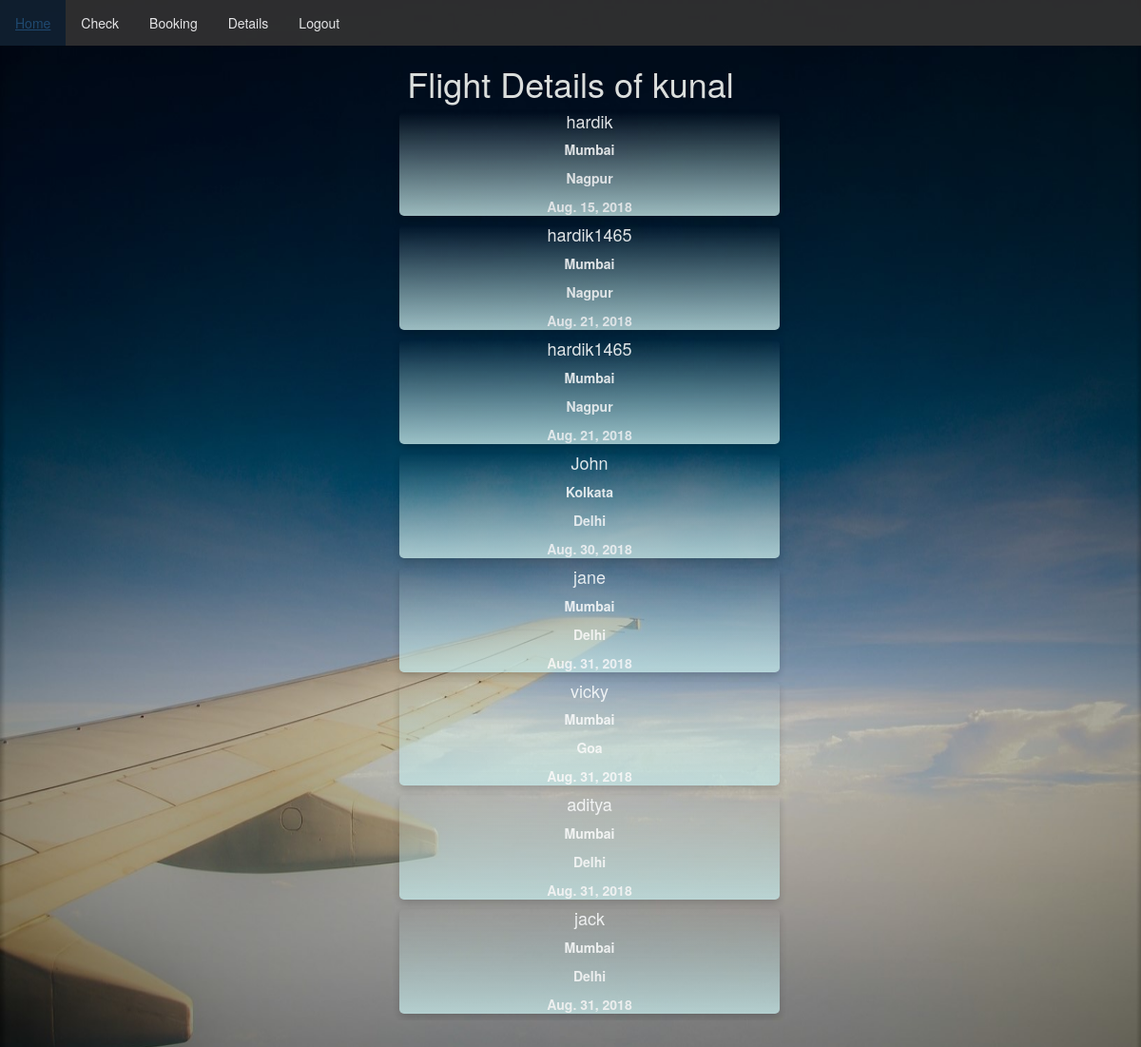
Screenshot of /accounts/details/ (signed in) with the database file from the repository.
### accounts/models.py (models this page shows)
class Book(models.Model):
    user = models.ForeignKey(User, on_delete=models.CASCADE, default=1)
    name = models.CharField(max_length = 30)
    source = models.CharField(max_length = 30)
    destination = models.CharField(max_length = 30)
    date = models.DateField(("Date"))
    tclass = models.CharField(max_length = 30)
    flight = models.CharField(max_length = 30)
    def __str__(self):
        return self.name

### accounts/views.py (the view)
# urls.py: path('details/',views.Detail,name='detail'),
def Detail(request):
    booking = []
    print(checkLogin(request))
    if checkLogin(request):
        user = User.objects.filter(id=request.user.id)
        print(user)
        if user is not None:
            booking = Book.objects.filter(user=user[0])
            print(booking)
    return render(request,'details.html', {'booking': booking})

### accounts/views.py (called while the page is built)
def checkLogin(request):
    if request.user.is_authenticated:
        return True
    else:
        return False

### accounts/templates/details.html (shortened to what this page needs)
{% load static%}
<html>
        <link rel="stylesheet" href="https://maxcdn.bootstrapcdn.com/bootstrap/3.3.7/css/bootstrap.min.css">
    <body class="container-fluid bg">
            <div class="rowNav">
                    <ul>
                        <li><a  href="/accounts/home">Home</a></li>
                        <li><a href="/accounts/check">Check</a></li>
                        <li><a href="/accounts/book">Booking</a></li>
                        <li><a href="/accounts/details">Details</a></li>
                        <li><a href="{% url 'logout' %}">Logout</a></li>
                    </ul>
            </div>
            <div class="row">
                <div class="col-sm-4"></div>
                <div class="col-sm-4"><h1 style="color: rgb(244, 247, 243);">Flight Details of {{user.username}}</h1>
                    {% for book in booking %}
                    <div class="card" style="width:400px">
                            <div class="card-body">
                              <h4 class="card-title"> {{book.name}}</h4>
                              <p class="card-text">{{book.source}}</p>
                              <p class="card-text">{{book.destination}}</p>
                              <p class="card-text">{{book.date}}</p>
                            </div>
                    </div>
                    {% endfor %}</div>
                <div class="col-sm-4"></div>
            </div>
    </body>
</html>

### rows the page displays
Book: name "hardik", source "Mumbai", destination "Nagpur", date "Aug. 15, 2018"
Book: name "hardik1465", source "Mumbai", destination "Nagpur", date "Aug. 21, 2018"
Book: name "hardik1465", source "Mumbai", destination "Nagpur", date "Aug. 21, 2018"
Book: name "John", source "Kolkata", destination "Delhi", date "Aug. 30, 2018"
Book: name "jane", source "Mumbai", destination "Delhi", date "Aug. 31, 2018"
Book: name "vicky", source "Mumbai", destination "Goa", date "Aug. 31, 2018"
Book: name "aditya", source "Mumbai", destination "Delhi", date "Aug. 31, 2018"
Book: name "jack", source "Mumbai", destination "Delhi", date "Aug. 31, 2018"

### other values shown
{{ user.username }} "kunal"
